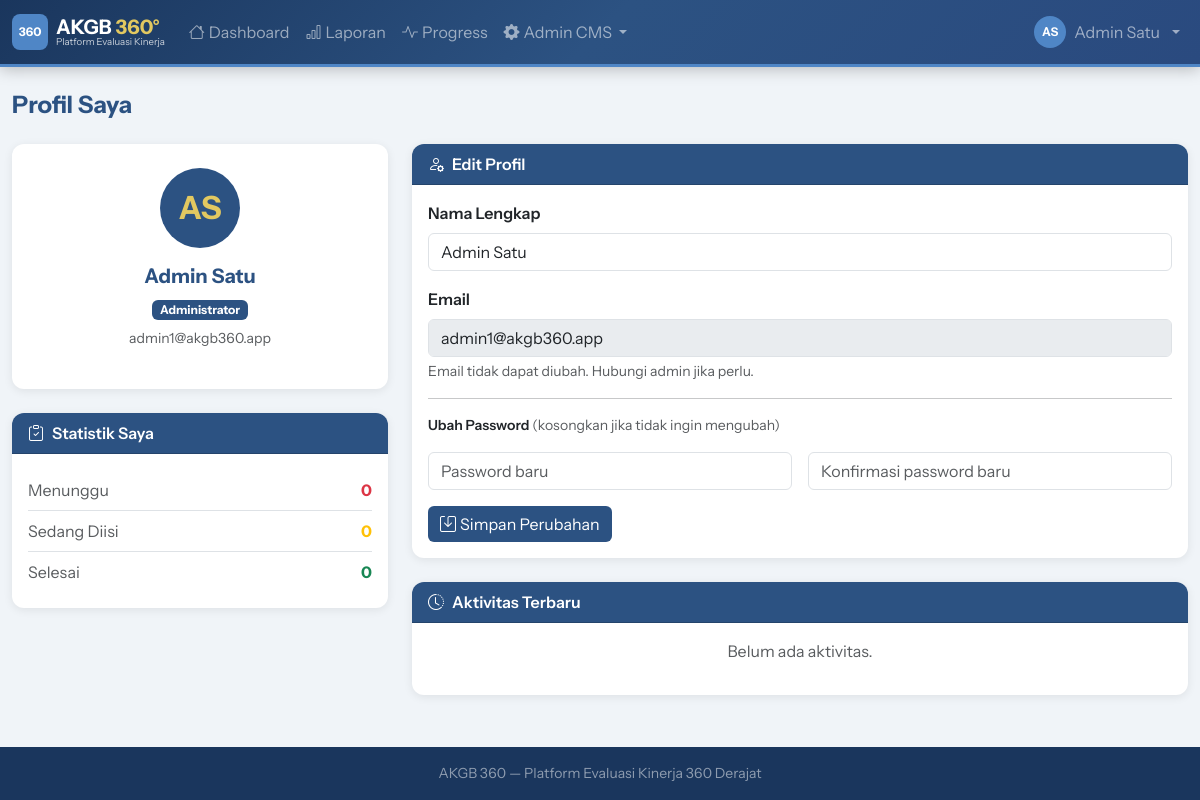
The page /demo/profile.php (signed in) on the database its author committed.
### tables this page shows
CREATE TABLE `users` (
  `id` int NOT NULL AUTO_INCREMENT,
  `name` varchar(100) NOT NULL,
  `email` varchar(100) NOT NULL,
  `password` varchar(255) NOT NULL,
  `role` enum('superadmin','admin','foundation','leader','teacher','student','parent','tester') DEFAULT NULL,
  `class_id` int DEFAULT NULL,
  `is_osis` tinyint(1) NOT NULL DEFAULT '0',
  `is_parent_committee` tinyint(1) NOT NULL DEFAULT '0',
  `is_active` tinyint(1) DEFAULT '1',
  `last_login` datetime DEFAULT NULL,
  `created_at` timestamp NULL DEFAULT CURRENT_TIMESTAMP,
  PRIMARY KEY (`id`),
  UNIQUE KEY `email` (`email`),
  KEY `idx_role` (`role`),
  KEY `idx_email` (`email`)
);

### public_html/demo/includes/auth.php (called while the page is built, shortened)
<?php
require_once __DIR__ . '/db.php';
function isLoggedIn(): bool {
    return !empty($_SESSION['logged_in']);
}
function currentUser(): ?array {
    return Database::fetchOne("SELECT * FROM users WHERE id = ?", [$_SESSION['user_id']]);
}

### public_html/demo/includes/db.php (called while the page is built, shortened)
<?php
class Database {
    private static ?PDO $instance = null;
    public static function getInstance(): PDO {
        if (self::$instance === null) {
            $dsn = "mysql:host=" . DB_HOST . ";dbname=" . DB_NAME . ";charset=" . DB_CHARSET;
            $options = [
                PDO::ATTR_ERRMODE            => PDO::ERRMODE_EXCEPTION,
                PDO::ATTR_DEFAULT_FETCH_MODE => PDO::FETCH_ASSOC,
                PDO::ATTR_EMULATE_PREPARES   => false,
            ];
            try {
                self::$instance = new PDO($dsn, DB_USER, DB_PASS, $options);
            } catch (PDOException $e) {
                die(json_encode(['error' => 'Database connection failed: ' . $e->getMessage()]));
            }
        }
        return self::$instance;
    }
    public static function query(string $sql, array $params = []): PDOStatement {
        $stmt = self::getInstance()->prepare($sql);
        $stmt->execute($params);
        return $stmt;
    }
    public static function fetchAll(string $sql, array $params = []): array {
        return self::query($sql, $params)->fetchAll();
    }
    public static function fetchOne(string $sql, array $params = []): ?array {
        $row = self::query($sql, $params)->fetch();
        return $row ?: null;
    }
}

### public_html/demo/includes/functions.php (called while the page is built, shortened)
<?php
function h(string $s = ''): string {
    return htmlspecialchars($s, ENT_QUOTES, 'UTF-8');
}
function roleLabel(string $role): string {
    return match($role) {
        'superadmin' => 'Super Administrator',
        'admin'      => 'Administrator',
        'foundation' => 'Pengurus Yayasan',
        'leader'     => 'Pimpinan Sekolah',
        'teacher'    => 'Guru',
        'student'    => 'Siswa',
        'parent'     => 'Orang Tua / Wali',
        'tester'     => 'Tester',
        default      => ucfirst($role),
    };
}
function avatarInitials(string $name): string {
    $words = explode(' ', trim($name));
    if (count($words) >= 2) {
        return strtoupper(substr($words[0], 0, 1) . substr($words[1], 0, 1));
    }
    return strtoupper(substr($name, 0, 2));
}
function getUserStats(int $userId): array {
    $rows = Database::fetchAll("
        SELECT status, COUNT(*) as c
        FROM assignments
        WHERE evaluator_id = ?
        GROUP BY status
    ", [$userId]);
    $stats = ['pending'=>0,'in_progress'=>0,'completed'=>0];
    $stats['progress'] = $stats['in_progress'];
    return $stats;
}

### public_html/demo/profile.php (the view, shortened to what this page needs)
<?php
require_once __DIR__ . '/includes/db.php';
require_once __DIR__ . '/includes/auth.php';
require_once __DIR__ . '/includes/functions.php';
require_once __DIR__ . '/includes/layout.php';
$user = currentUser();
$stats = getUserStats($user['id']);
$recentActivity = Database::fetchAll("
    SELECT a.status, a.completed_at, p.name as pkg_name, u.name as evaluatee_name
    FROM assignments a
    JOIN packages p ON a.package_id = p.id
    JOIN users u ON a.evaluatee_id = u.id
    WHERE a.evaluator_id = ?
    ORDER BY a.created_at DESC LIMIT 5
", [$user['id']]);
ob_start(); ?>
<div class="row g-4">
  <div class="col-md-4">
    <div class="card text-center mb-4">
      <div class="card-body py-4">
        <div class="mx-auto mb-3 d-flex align-items-center justify-content-center"
          style="width:80px;height:80px;border-radius:50%;background:var(--ktb-navy);color:var(--ktb-gold);font-size:2rem;font-weight:700">
          <?= h(avatarInitials($user['name'])) ?>
        </div>
        <h5 class="fw-bold text-navy"><?= h($user['name']) ?></h5>
        <span class="badge badge-navy"><?= h(roleLabel($user['role'])) ?></span>
        <p class="text-muted small mt-2"><?= h($user['email']) ?></p>
      </div>
    </div>
    <div class="card">
      <div class="card-header"><i class="bi bi-clipboard-check me-2"></i>Statistik Saya</div>
      <div class="card-body">
        <div class="d-flex justify-content-between py-2 border-bottom">
          <span class="text-muted">Menunggu</span>
          <strong class="text-danger"><?= $stats['pending'] ?></strong>
        </div>
        <div class="d-flex justify-content-between py-2 border-bottom">
          <span class="text-muted">Sedang Diisi</span>
          <strong class="text-warning"><?= $stats['progress'] ?></strong>
        </div>
        <div class="d-flex justify-content-between py-2">
          <span class="text-muted">Selesai</span>
          <strong class="text-success"><?= $stats['completed'] ?></strong>
        </div>
      </div>
    </div>
  </div>
  <div class="col-md-8">
    <div class="card mb-4">
      <div class="card-header"><i class="bi bi-person-gear me-2"></i>Edit Profil</div>
      <div class="card-body">
        <form method="POST">
          <div class="mb-3">
            <label class="form-label fw-semibold">Nama Lengkap</label>
            <input type="text" name="name" class="form-control" value="<?= h($user['name']) ?>" required>
          </div>
          <div class="mb-3">
            <label class="form-label fw-semibold">Email</label>
            <input type="email" class="form-control" value="<?= h($user['email']) ?>" disabled>
            <div class="form-text">Email tidak dapat diubah. Hubungi admin jika perlu.</div>
          </div>
          <hr>
          <p class="fw-semibold small">Ubah Password <span class="text-muted fw-normal">(kosongkan jika tidak ingin mengubah)</span></p>
          <div class="row g-3">
            <div class="col-md-6">
              <input type="password" name="password" class="form-control" placeholder="Password baru">
            </div>
            <div class="col-md-6">
              <input type="password" name="password2" class="form-control" placeholder="Konfirmasi password baru">
            </div>
          </div>
          <button type="submit" class="btn btn-navy mt-3">
            <i class="bi bi-save me-1"></i>Simpan Perubahan
          </button>
        </form>
      </div>
    </div>
    <div class="card">
      <div class="card-header"><i class="bi bi-clock-history me-2"></i>Aktivitas Terbaru</div>
      <div class="card-body p-0">
        <?php if (empty($recentActivity)): ?>
        <p class="text-muted text-center py-3">Belum ada aktivitas.</p>
        <?php endif; ?>
      </div>
    </div>
  </div>
</div>

### public_html/demo/assets/css/style.css (style rules this page uses)
:root { --ktb-navy: #2C5282; --ktb-navy-dark: #1A365D; --ktb-navy-light: #2A4A7F; --ktb-blue: #4F86C6; --ktb-blue-light: #6B9FD4; --ktb-blue-dark: #3A6FA8; --ktb-gold: #E2C860; --ktb-gold-light: #EDF2F7; --ktb-sunshade: #ff9a31; --ktb-aqua: #F0F4F8; --ktb-platinum: #C3D9ED; --ktb-gray: #F0F4F8; }
body { background: var(--ktb-aqua); min-height: 100vh; display: flex; flex-direction: column; font-family: 'Instrument Sans', 'Segoe UI', system-ui, sans-serif; }
.text-navy { color: var(--ktb-navy) !important; }
.card { border: none; box-shadow: 0 2px 10px rgba(0,0,0,.08); border-radius: 12px; }
.card-header { background: var(--ktb-navy); color: white; border-radius: 12px 12px 0 0 !important; font-weight: 600; }
.btn-navy { background: var(--ktb-navy); color: white; border: none; }
.badge-navy { background: var(--ktb-navy); color: white; }

### rows shown on the page
users: name "AS", name "Admin Satu", role "Administrator", email "admin1@akgb360.app"

### other values the page prints
$initials "AS"
$name "Admin Satu"
$title "Profil Saya"
$stats['pending'] "0"
$stats['progress'] "0"
$stats['completed'] "0"
